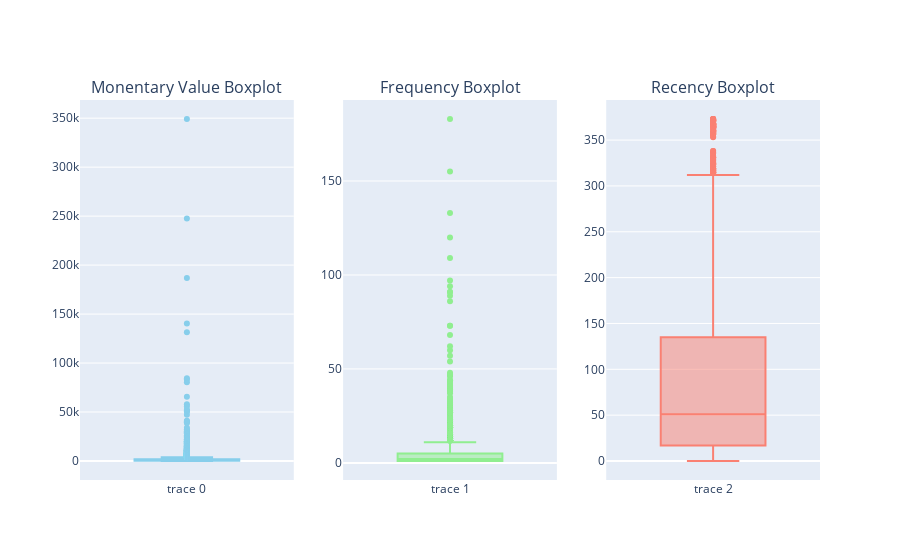

Source (notebook cell):
### Code cell
fig2 = make_subplots(rows=1, cols=3, subplot_titles=(
    "Monentary Value Boxplot",
    "Frequency Boxplot",
    "Recency Boxplot"
))

fig2.add_trace(
    go.Box(y=aggregated_df["MonetaryValue"], boxpoints="outliers", marker_color="skyblue"),
    row=1, col=1
)

fig2.add_trace(
    go.Box(y=aggregated_df["Frequency"], boxpoints="outliers", marker_color="lightgreen"),
    row=1, col=2
)

fig2.add_trace(
    go.Box(y=aggregated_df["Recency"], boxpoints="outliers", marker_color="salmon"),
    row=1, col=3
)

fig2.update_layout(showlegend=False)

fig2

### Figure 1 — Plotly figure (JSON) as saved in the notebook; plotly's stock layout.template omitted (floating-point values rounded to 4 significant figures; data arrays with more than 128 entries replaced by an {"elided": "..."} marker saying what was removed)
{"data": [{"boxpoints": "outliers", "marker": {"color": "skyblue"}, "type": "box", "xaxis": "x", "y": {"elided": "4285 float values"}, "yaxis": "y"}, {"boxpoints": "outliers", "marker": {"color": "lightgreen"}, "type": "box", "xaxis": "x2", "y": {"elided": "4285 int values"}, "yaxis": "y2"}, {"boxpoints": "outliers", "marker": {"color": "salmon"}, "type": "box", "xaxis": "x3", "y": {"elided": "4285 int values"}, "yaxis": "y3"}], "layout": {"annotations": [{"font": {"size": 16}, "showarrow": false, "text": "Monentary Value Boxplot", "x": 0.1444, "xanchor": "center", "xref": "paper", "y": 1, "yanchor": "bottom", "yref": "paper"}, {"font": {"size": 16}, "showarrow": false, "text": "Frequency Boxplot", "x": 0.5, "xanchor": "center", "xref": "paper", "y": 1, "yanchor": "bottom", "yref": "paper"}, {"font": {"size": 16}, "showarrow": false, "text": "Recency Boxplot", "x": 0.8556, "xanchor": "center", "xref": "paper", "y": 1, "yanchor": "bottom", "yref": "paper"}], "showlegend": false, "xaxis": {"anchor": "y", "domain": [0, 0.2889]}, "xaxis2": {"anchor": "y2", "domain": [0.3556, 0.6444]}, "xaxis3": {"anchor": "y3", "domain": [0.7111, 1]}, "yaxis": {"anchor": "x", "domain": [0, 1]}, "yaxis2": {"anchor": "x2", "domain": [0, 1]}, "yaxis3": {"anchor": "x3", "domain": [0, 1]}}}
